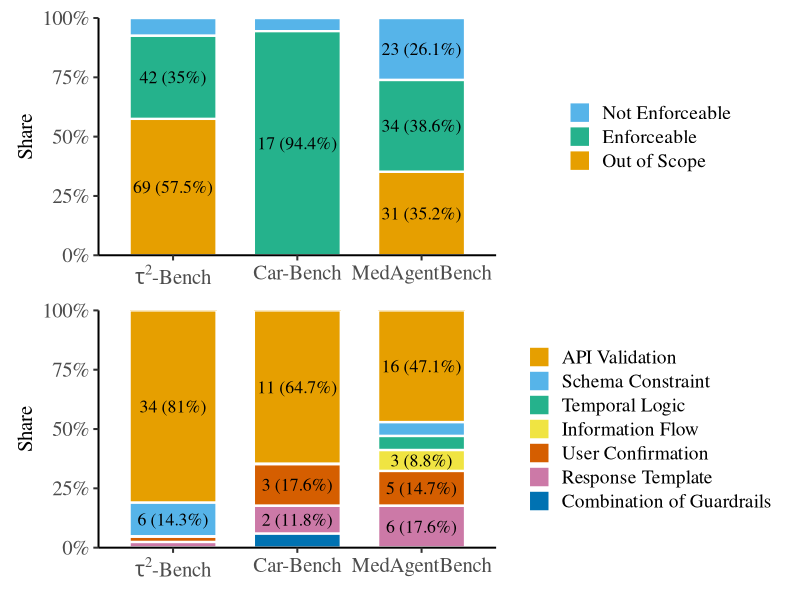
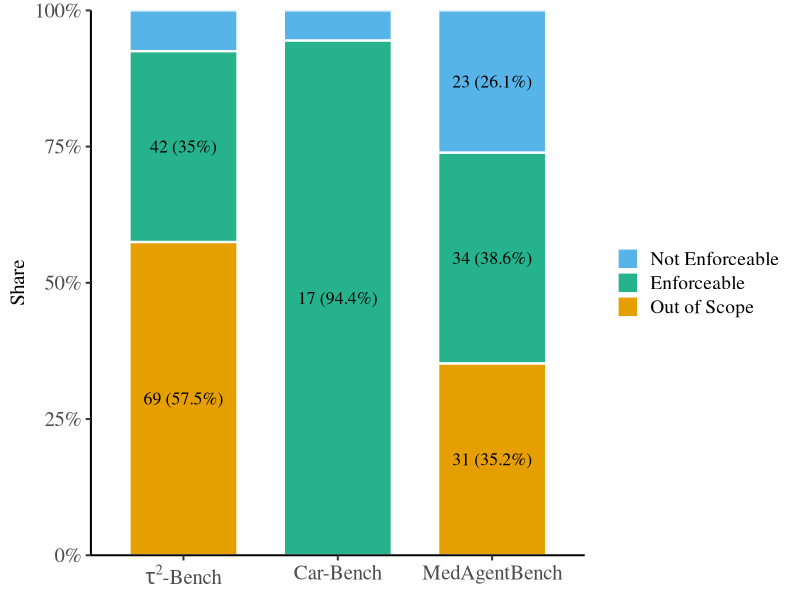
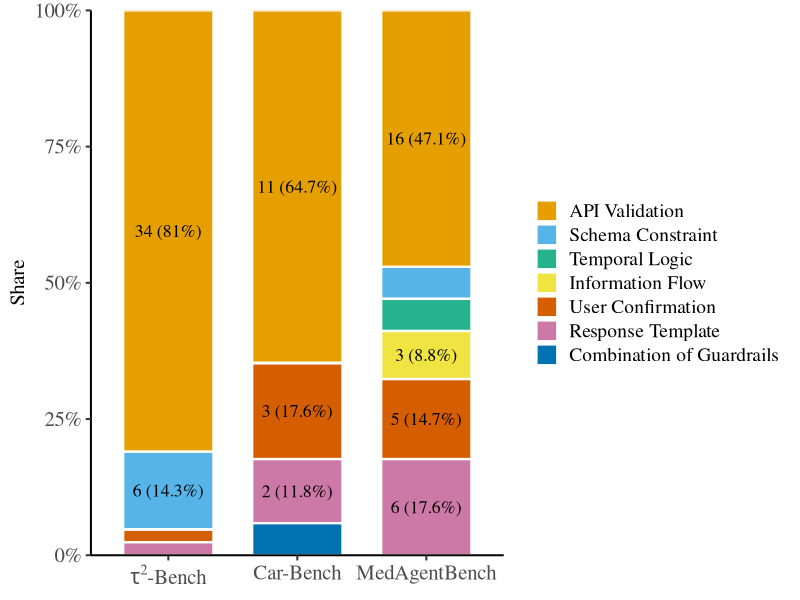
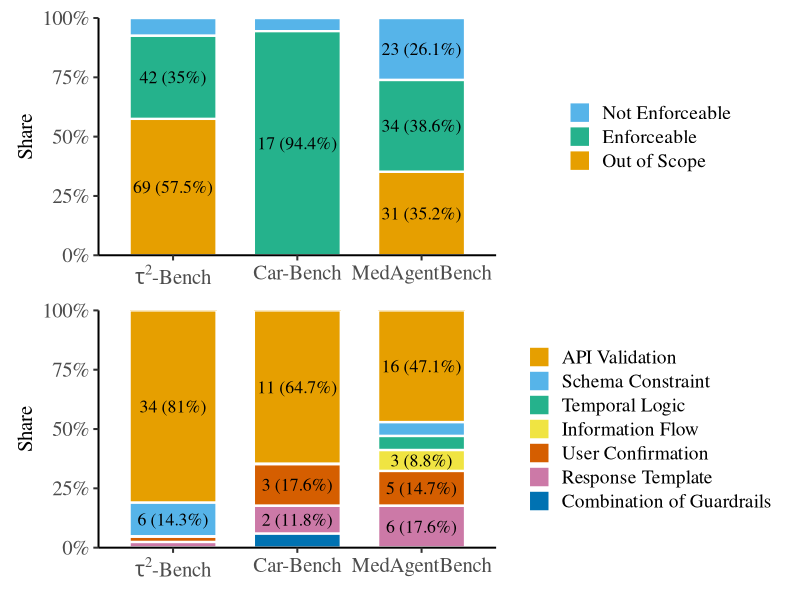

Write R code to recreate these figures, in order.
library(ggplot2)
library(scales)
library(patchwork)

# colors: #E69F00, #56B4E9, #009E73, #F0E442, #0072B2, #D55E00, #CC79A7
colors <- list(
    color0 = "#E69F00",
    color1 = "#56B4E9",
    color2 = "#25b28c",
    color3 = "#F0E442",
    color5 = "#D55E00",
    color6 = "#CC79A7",
    color4 = "#0072B2"
)

# --------------------------
# Top plot: enforceability
# --------------------------
df1 <- data.frame(
  Benchmark = rep(c("tau2-Bench", "Car-Bench", "MedAgentBench"), each = 3),
  Category = rep(c("Out of Scope", "Not Enforceable", "Enforceable"), times = 3),
  Value = c(
    69, 9, 42,
    0, 1, 17,
    31, 23, 34
  )
)

df1$Benchmark <- factor(
  df1$Benchmark,
  levels = c("tau2-Bench", "Car-Bench", "MedAgentBench")
)

df1 <- do.call(rbind, lapply(split(df1, df1$Benchmark), function(d) {
  d$Prop <- d$Value / sum(d$Value)
  d$Label <- ifelse(
    d$Prop >= 0.08,
    paste0(d$Value, " (", round(100 * d$Prop, 1), "%)"),
    ""
  )
  d
}))

df1$Category <- factor(
  df1$Category,
  levels = c("Not Enforceable", "Enforceable", "Out of Scope")
)

colors1 <- c( # red blue green
  "Out of Scope" = colors[[1]],
  "Not Enforceable" = colors[[2]],
  "Enforceable"  = colors[[3]]
)

p1 <- ggplot(df1, aes(x = Benchmark, y = Prop, fill = Category)) +
  geom_col(width = 0.7, color = "white", linewidth = 0.8) +
  geom_text(
    aes(label = Label),
    position = position_stack(vjust = 0.5),
    size = 4.5,
    family = "serif"
  ) +
  scale_fill_manual(values = colors1) +
  scale_y_continuous(
    labels = percent_format(accuracy = 1),
    expand = c(0, 0)
  ) +
  scale_x_discrete(
    labels = c(
      "tau2-Bench" = expression(tau^2 * "-Bench"),
      "Car-Bench" = "Car-Bench",
      "MedAgentBench" = "MedAgentBench"
    )
  ) +
  labs(x = NULL, y = "Share", fill = NULL) +
  theme_classic(base_size = 15, base_family = "serif") +
  theme(
    axis.text.x = element_text(size = 15, face = "bold"),
    axis.text.y = element_text(size = 15),
    axis.title.y = element_text(size = 15),
    legend.position = "right",
    legend.text = element_text(size = 14),
    panel.border = element_blank()
  )


ggsave("stacked_bar_benchmarks_enforceability.pdf", p1, width = 8, height = 3, bg = "white")

# --------------------------
# Bottom plot: guardrail types
# --------------------------
df2 <- data.frame(
  Benchmark = rep(c("tau2-Bench", "Car-Bench", "MedAgentBench"), each = 7),
  Category = rep(c(
    "User Confirmation",
    "Schema Constraint",
    "Response Template",
    "API Validation",
    "Information Flow",
    "Temporal Logic",
    "Combination of Guardrails"
  ), times = 3),
  Value = c(
    1, 6, 1, 34, 0, 0, 0,   # tau2-Bench
    3, 0, 2, 11, 0, 0, 1,   # Car-Bench
    5, 2, 6, 16, 3, 2, 0    # MedAgentBench
  )
)

df2$Benchmark <- factor(
  df2$Benchmark,
  levels = c("tau2-Bench", "Car-Bench", "MedAgentBench")
)

df2$Category <- factor(
  df2$Category,
  levels = c(
    "API Validation",
    "Schema Constraint",
    "Temporal Logic",
    "Information Flow",
    "User Confirmation",
    "Response Template",
    "Combination of Guardrails"
  )
)

df2 <- do.call(rbind, lapply(split(df2, df2$Benchmark), function(d) {
  d$Prop <- d$Value / sum(d$Value)
  d$Label <- ifelse(
    d$Prop >= 0.08,
    paste0(d$Value, " (", round(100 * d$Prop, 1), "%)"),
    ""
  )
  d
}))

colors2 <- c(
  "API Validation" = colors[[1]],
    "Schema Constraint" = colors[[2]],
    "Temporal Logic" = colors[[3]],
    "Information Flow" = colors[[4]],
    "User Confirmation" = colors[[5]],
    "Response Template" = colors[[6]],
    "Combination of Guardrails" = colors[[7]]
)

p2 <- ggplot(df2, aes(x = Benchmark, y = Prop, fill = Category)) +
  geom_col(width = 0.7, color = "white", linewidth = 0.8) +
  geom_text(
    aes(label = Label),
    position = position_stack(vjust = 0.5),
    size = 4.5,
    family = "serif"
  ) +
  scale_fill_manual(values = colors2) +
  scale_y_continuous(
    labels = percent_format(accuracy = 1),
    expand = c(0, 0)
  ) +
  scale_x_discrete(
    labels = c(
      "tau2-Bench" = expression(tau^2 * "-Bench"),
      "Car-Bench" = "Car-Bench",
      "MedAgentBench" = "MedAgentBench"
    )
  ) +
#   guides(fill = guide_legend(nrow = 3, byrow = TRUE)) +
  labs(x = NULL, y = "Share", fill = NULL) +
  theme_classic(base_size = 15, base_family = "serif") +
  theme(
    axis.text.x = element_text(size = 15, face = "bold"),
    axis.text.y = element_text(size = 15),
    axis.title.y = element_text(size = 15),
    legend.position = "right",
    legend.text = element_text(size = 14),
    panel.border = element_blank()
  )

# --------------------------
# Combine vertically
# --------------------------
p <- p1 / p2 + plot_layout(heights = c(1, 1))

print(p)

# p2
ggsave("stacked_bar_benchmarks_guardrail_types.pdf", p2, width = 8, height = 3, bg = "white")

ggsave("stacked_bar_benchmarks_two_panels.pdf", p, width = 8, height = 6, bg = "white")
